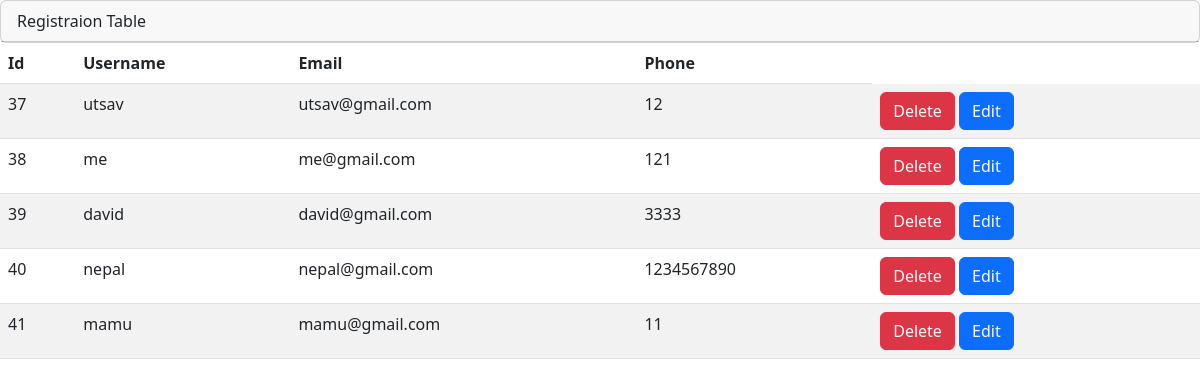
Page /register_table/ on the earlier database version.
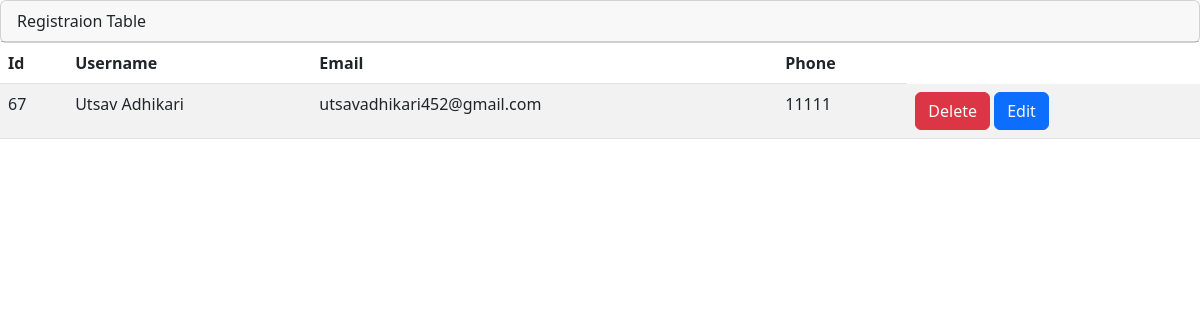
Same page on the later database version.
### mysite/models.py (models this page shows)
class Signup (models.Model):
    username = models.CharField("username",max_length=50)
    email = models.EmailField("email",unique=True)
    phone = models.IntegerField("phone")
    password = models.CharField("password",max_length=20)
    registration_date = models.DateTimeField("registration date", auto_now_add=True)

### mysite/views.py (the view)
# urls.py: path('register_table/',views.register_table, name='register_table'),
def register_table(request):
    objs = Signup.objects.all()
    return render(request,'admin/register_table.html',{'objs':objs})

### mysite/context_processors.py (called while the page is built)
def num_matches(request):
    current_user = Profile.objects.latest('id')
    users = Profile.objects.exclude(id=current_user.id)
    matching_users = []
    for user in users:
        if (
            user.budget - 500 <= current_user.budget <= user.budget + 500
            and user.currentL == current_user.currentL
        ):
            matching_users.append(user)
        elif user.smoking == current_user.smoking:
            matching_users.append(user)
    num_matches = len(matching_users)
    return {'num_matches': num_matches}

### templates/admin/register_table.html (shortened to what this page needs)
{% extends '../base/base.html' %}
{% load static %}
{%block content%}
  <div class="row">
    <div class="col-md-12">
      <div class="card">
        <div class="card-header">Registraion Table</div>
      </div>
      <div class="card-body">
        <div class="table-responsive">
          <table
                    id="example"
                    class="table table-striped data-table"
                    style="width: 100%"
                  >
                    <thead>
                      <tr >
                        <th>Id</th>
                        <th>Username</th>
                        <th>Email</th>
                        <th>Phone</th>
                      </tr>
                    </thead>
                    <tbody>
                      {% for obj in objs %}
                      <tr data-row-id="{{ obj.id }}">
                        <td>{{obj.id}}</td>
                        <td>{{obj.username}}</td>
                        <td>{{obj.email }}</td>
                        <td>{{obj.phone}}</td>
                        <td>
                            <span class="btn btn-danger text-light text-center" id="delete" data-id="{{obj.id}}">
                                  <a href="#" class="text-light text-decoration-none">
                                    Delete
                                  </a>
                            </span>
                            <span class="btn btn-primary text-light text-center">
                               <a href="{%url 'mysite:update'%}?email={{ obj.email }}" class="text-light text-decoration-none" data-id="{{obj.id}}">
                                Edit
                               </a>
                            </span>
                        </td>
                      </tr>
                      {% endfor %}
                    </tbody>
                  </table>
        </div>
      </div>
    </div>
  </div>
{%endblock%}

### templates/base/base.html (shortened to what this page needs)
<!DOCTYPE html>
<html lang="en">
{% include './top.html' %}
<body>
    {% block content %}{% endblock content %}
</body>
</html>

### templates/base/top.html (shortened to what this page needs)
  <head>
    <link
      href="https://cdn.jsdelivr.net/npm/bootstrap@5.3.0/dist/css/bootstrap.min.css"
      rel="stylesheet"
    />
    <link rel="stylesheet" href="https://cdn.jsdelivr.net/npm/bootstrap-icons@1.10.5/font/bootstrap-icons.css">
    {% load static %}
</head>

### templates/base/bottom.html (shortened to what this page needs)
    {%load static%}

Differences in the rows shown:
removed Signup: id "37", username "utsav", email "utsav@gmail.com", phone "12"
removed Signup: id "38", username "me", email "me@gmail.com", phone "121"
removed Signup: id "39", username "david", email "david@gmail.com", phone "3333"
removed Signup: id "40", username "nepal", email "nepal@gmail.com", phone "1234567890"
removed Signup: id "41", username "mamu", email "mamu@gmail.com", phone "11"
added Signup: id "67", username "Utsav Adhikari", email "utsavadhikari452@gmail.com", phone "11111"
